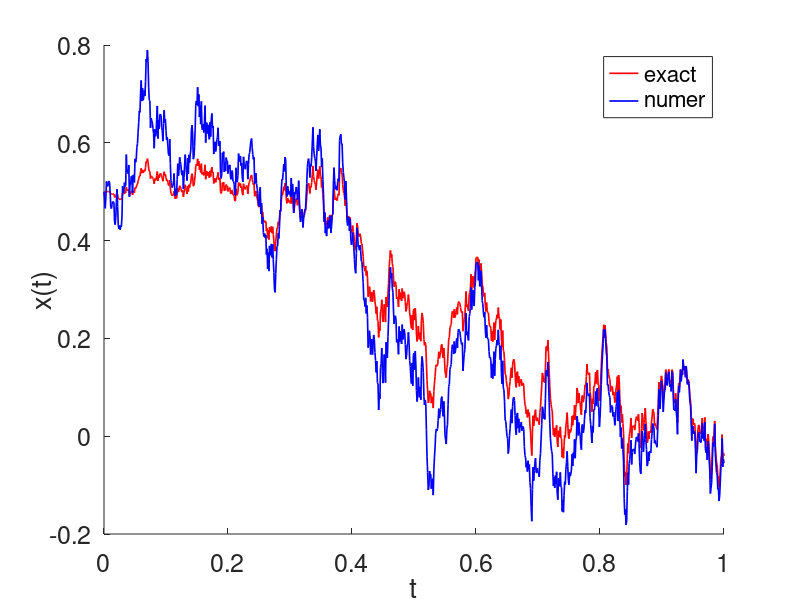

MATLAB code for this plot:
%%%
%%% --- 1D stochastic differential equation - Ornstein-Uhlenbeck process
% dx(t) = -x(t)*dt/(2*tau) + dw(r)/sqrt(tau) & x(0) = x0 & 0 < t < T
% analytic solution: x(t) = x0*exp(-t/(2*tau)) + sqrt(1-exp(-t/tau))*w(t),
%
% The finite difference is Euler's method. 
%%% ---
%
% Reference: SIAM Review v43, p526 (2001) 
%
% Written by Tsogbayar Tsednee (PhD), Kyungpook National University, South Korea 
% Contact: tsog215@gmail.com
% Date: Jan 11, 2021
%
%
function [] = stochastic_diff_eq_euler_method_2
%
clear all;
clc;
randn('state', 100)
%
N = 1000.;                         % number of grid points
T = 1.0;                           % end time
dt = T/N;                          % time step
x0 = 0.5;                          % initial value
tau = 1.5;
t = [dt:dt:T];
%
dw = sqrt(dt)*randn(1,N);          %  Brownian increments
w = cumsum(dw,2);                  %  Discritized Brownian path
%
x_exact = x0.*exp(-t./(2.*tau)) + 1.*sqrt(1.-exp(-t./tau)).*w; % analytical solution
%
x = zeros(N,1);
x(1) = x0;
for i = 1:N
   x(i+1) = x(i) - dt*x(i)/(2*tau) + dw(i)/sqrt(tau);   % Euler's scheme
end
x';
figure(1)
hold on
plot([0:dt:T], [x0,x_exact], 'r','LineWidth', 1.2) % exact
plot([0:dt:T], x, 'b-','LineWidth', 1.2)
hold off
%axis([0 1 0 1.2])
xlabel('t')
ylabel('x(t)', 'Rotation', 90, 'VerticalAlignment','middle')
legend('exact', 'numer')
set(gca,'FontSize',18)

